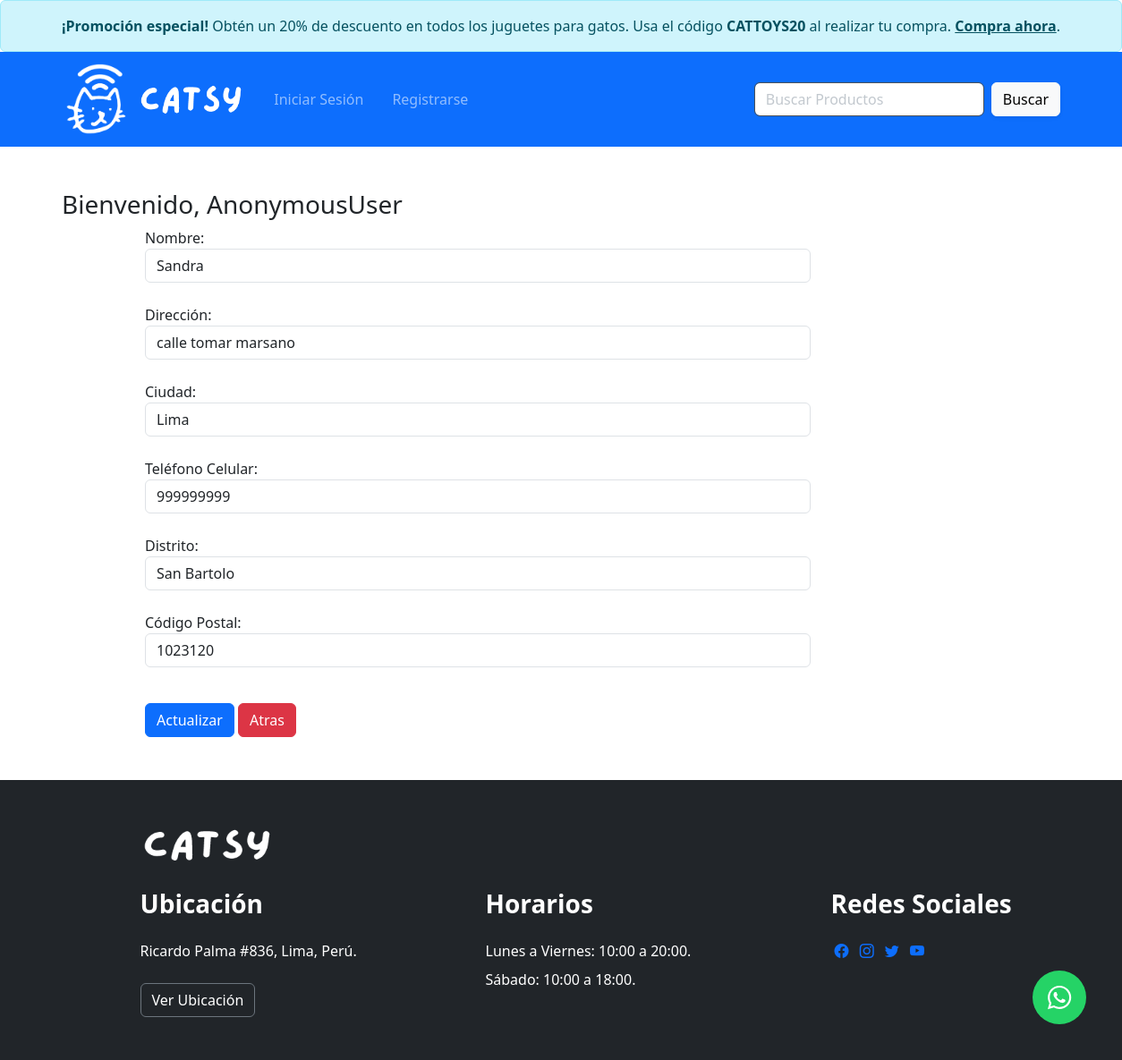
Page /updateAddress/11 on the committed database.
### app/models.py (models this page shows, shortened)
class Customer(models.Model):
    user = models.ForeignKey(User, on_delete=models.CASCADE)
    name = models.CharField(max_length=200)
    locality = models.CharField(max_length=50)
    city = models.CharField(max_length=50)
    mobile = models.IntegerField(default=0)
    zipcode = models.IntegerField()
    state = models.CharField(choices=DISTRITO_CHOICES,max_length=50)

### app/views.py (the view, shortened to what this page needs)
# urls.py: path("updateAddress/<int:pk>", views.updateAddress.as_view(), name="updateAddress"),
class updateAddress(View):
    def get(self, request, pk):
        totalitem = 0
        if request.user.is_authenticated:
            totalitem = len(Cart.objects.filter(user=request.user))
        add = Customer.objects.get(pk=pk)
        form = CustomerProfileForm(instance=add)
        return  render(request, "app/updateaddress.html", locals())

### app/forms.py
class CustomerProfileForm(forms.ModelForm):
    class Meta:
        model = Customer
        fields = ['name', 'locality', 'city', 'mobile', 'state', 'zipcode']
        labels = {
            'name':'Nombre',
            'locality':'Dirección',
            'city':'Ciudad',
            'mobile':'Teléfono Celular',
            'state':'Distrito',
            'zipcode':'Código Postal'
        }
        widgets = {
            'name':forms.TextInput(attrs={'class':'form-control'}),
            'locality':forms.TextInput(attrs={'class':'form-control'}),
            'city':forms.TextInput(attrs={'class':'form-control'}),
            'mobile':forms.NumberInput(attrs={'class':'form-control'}),
            'zipcode':forms.NumberInput(attrs={'class':'form-control'}),
            'state':forms.Select(attrs={'class':'form-control'}),
        }

### app/templates/app/updateaddress.html (shortened to what this page needs)
{% extends 'app/base.html' %}
{% load static %}
{% block content %}
<div class="container my-5" >
    <div class="row">
        <h3>Bienvenido, <span class="text-capitalize">{{request.user}}</span></h3>
    </div>
    <div class="col-sm-8 offset-sm-1">
        <form action="" method="post">
            {% for fm in form %}
            {{fm.label_tag}} {{fm}}
            <br />
            {% endfor %}
            <div class="col-12 mt-3">
                <button type="submit" class="btn btn-primary">Actualizar</button>
                <a href="{% url 'address' %}" type="button" class="btn btn-danger">Atras</a>
            </div>
        </form>
    </div>
</div>
<a href="https://wa.me/56976206891?text=Me%20gustaría%20saber%20el%20precio%20del%20producto" class="whatsapp" target="_blank">
    <i class="fab fa-whatsapp whatsapp-icon"></i></a>
{% endblock content %}

### app/static/app/css/style.css (style rules this page uses)
body { overflow-x: hidden; }
html, body { height: 100%; }

### app/templates/app/updateaddress.html (style rules this page uses)
.whatsapp { position:fixed; width:60px; height:60px; bottom:40px; right:40px; background-color:#25d366; color:#FFF; border-radius:50px; text-align:center; font-size:30px; line-height: 59px; z-index:100; }

### rows in the picture
Customer: form "Sandra" "calle tomar marsano" "Lima" "999999999" "San Bartolo" "1023120"

### other values in the picture
{{ request.user }} "AnonymousUser"
{{ fm.label_tag }} "Nombre:" "Dirección:" "Ciudad:" "Teléfono Celular:" "Distrito:" "Código Postal:"
